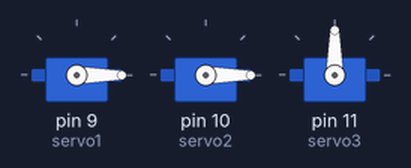
This sketch was run on a simulated Arduino Uno, built with avr-gcc and run on an emulated ATmega328P. Parts: 3 × servo.

Above: at 0.1 s.
At 10.1 s:
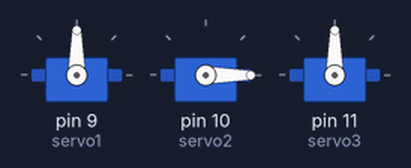
At 20.1 s:
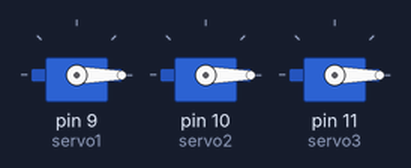
At 30.1 s:
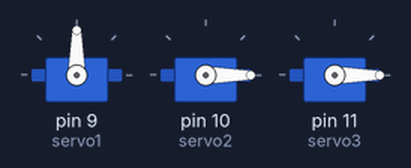
At 65.1 s:
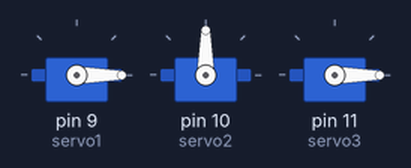
Timing chart, 0 to 66.6 s (numbered marks = the images above):
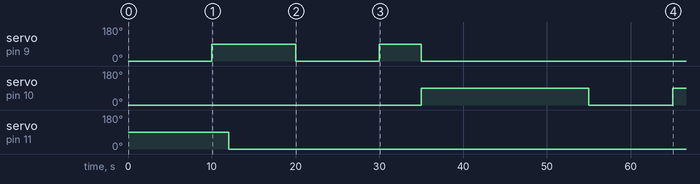

The sketch:

washing_machine_node_mcuesp8266.ino
```cpp
#include <Servo.h>

// Define servo objects
Servo servo1;
Servo servo2;
Servo servo3;

// Define timing variables
unsigned long cycleDuration = 10000; // 10 seconds for each cycle
unsigned long delayDuration = 5000;  // 5 seconds delay between cycles
unsigned long servo3OnDuration = 12000; // 12 seconds for servo3

unsigned long startTime;
unsigned long cycleStartTime;
int currentCycle = 0;

void setup() {
  // Attach the servos to their respective pins
  servo1.attach(9); // Connect servo1 to pin 9
  servo2.attach(10); // Connect servo2 to pin 10
  servo3.attach(11); // Connect servo3 to pin 11

  // Initialize the servos
  servo1.write(0); // Ensure servo1 is off initially
  servo2.write(0); // Ensure servo2 is off initially
  servo3.write(0); // Ensure servo3 is off initially

  // Record the start time
  startTime = millis();
  cycleStartTime = startTime;

  // Turn on servo3 before the first cycle
  servo3.write(90); // Assume 90 degrees means 'on' for servo3
}

void loop() {
  unsigned long currentTime = millis();
  unsigned long elapsedTime = currentTime - startTime;
  unsigned long cycleTime = currentTime - cycleStartTime;

  // Handle servo3 timing
  if (elapsedTime <= servo3OnDuration) {
    // Keep servo3 on for 12 seconds
    servo3.write(90); // Assume 90 degrees means 'on' for servo3
  } else {
    // Turn off servo3 after 12 seconds
    servo3.write(0);
  }

  // Handle the cycles and delays
  if (cycleTime >= (cycleDuration + delayDuration) * (currentCycle + 1) - delayDuration) {
    // Transition between cycles
    currentCycle++;
    cycleStartTime = currentTime;
  }

  if (currentCycle >= 3) {
    // Stop the loop after the 3 cycles
    return;
  }

  // Control servo1 and servo2 based on the cycle number and delay
  if (currentCycle < 2) {
    // During the first two delays
    if (cycleTime >= cycleDuration * currentCycle && cycleTime < cycleDuration * (currentCycle + 1)) {
      // During the active cycle, turn off servos 1 and 2
      servo1.write(0);
      servo2.write(0);
    } else {
      // During the delay period
      servo1.write(90); // Assume 90 degrees means 'on' for servo1
      servo2.write(0);  // Servo2 remains off
    }
  } else if (currentCycle == 2) {
    // After the 3rd cycle and delay completion
    if (cycleTime >= cycleDuration * currentCycle && cycleTime < cycleDuration * (currentCycle + 1)) {
      // During the active cycle, turn off servos 1 and 2
      servo1.write(0);
      servo2.write(0);
    } else {
      // During the delay period after the 3rd cycle
      servo1.write(0);  // Servo1 remains off
      servo2.write(90); // Assume 90 degrees means 'on' for servo2
    }
  }
}
```

Measured:
- by itself, servo on pin 9 (servo1): 0° → 90° at 10.0 s, → 0° 10.0 s later, → 90° 10.0 s later, → 0° 5.0 s later
- by itself, servo on pin 10 (servo2): 0° → 90° at 35.0 s, → 0° 20.0 s later, → 90° 10.0 s later
- by itself, servo on pin 11 (servo3): 90° → 0° at 12.0 s
